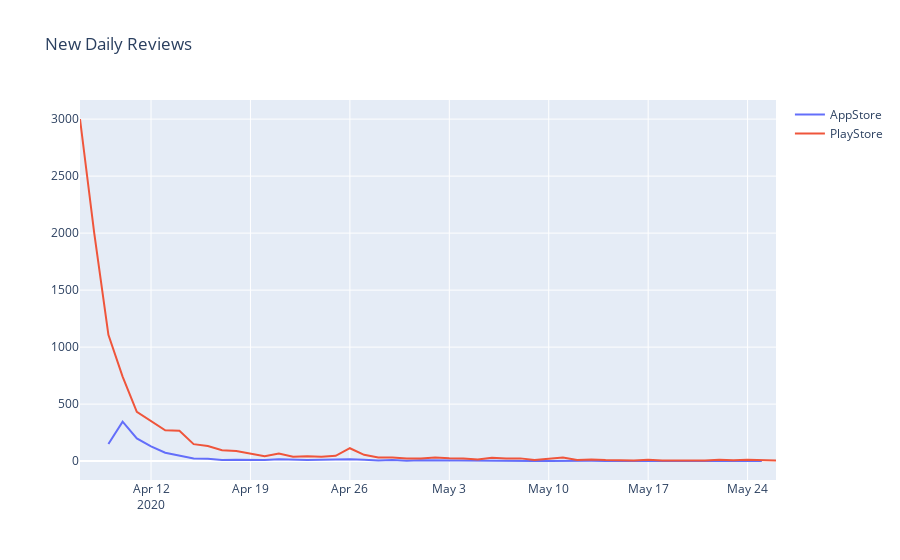

The notebook cell saved with this chart:
### Code cell
import plotly.graph_objects as go
fig = go.Figure(
    data=[go.Scatter(x=appS_by_day.count()['date'].index.values,
                     y=appS_by_day.count()['date'], name='AppStore'),
         go.Scatter(x=playS_by_day.count()['date'].index.values,
                     y=playS_by_day.count()['date'], name='PlayStore')],
    layout_title_text="New Daily Reviews"
)
fig.show()

### Figure 1 — Plotly figure (JSON) as saved in the notebook; plotly's stock layout.template omitted (floating-point values rounded to 4 significant figures)
{"data": [{"name": "AppStore", "type": "scatter", "x": ["2020-04-09", "2020-04-10", "2020-04-11", "2020-04-12", "2020-04-13", "2020-04-14", "2020-04-15", "2020-04-16", "2020-04-17", "2020-04-18", "2020-04-19", "2020-04-20", "2020-04-21", "2020-04-22", "2020-04-23", "2020-04-24", "2020-04-25", "2020-04-26", "2020-04-27", "2020-04-28", "2020-04-29", "2020-04-30", "2020-05-01", "2020-05-02", "2020-05-03", "2020-05-04", "2020-05-05", "2020-05-06", "2020-05-07", "2020-05-08", "2020-05-09", "2020-05-10", "2020-05-11", "2020-05-12", "2020-05-13", "2020-05-14", "2020-05-15", "2020-05-16", "2020-05-17", "2020-05-19", "2020-05-20", "2020-05-21", "2020-05-22", "2020-05-25"], "y": [150, 346, 199, 129, 74, 46, 23, 20, 10, 13, 10, 10, 17, 13, 10, 12, 14, 17, 11, 5, 9, 3, 8, 8, 6, 6, 8, 3, 2, 3, 2, 1, 3, 1, 3, 2, 2, 1, 1, 3, 2, 3, 2, 1]}, {"name": "PlayStore", "type": "scatter", "x": ["2020-04-07", "2020-04-08", "2020-04-09", "2020-04-10", "2020-04-11", "2020-04-12", "2020-04-13", "2020-04-14", "2020-04-15", "2020-04-16", "2020-04-17", "2020-04-18", "2020-04-19", "2020-04-20", "2020-04-21", "2020-04-22", "2020-04-23", "2020-04-24", "2020-04-25", "2020-04-26", "2020-04-27", "2020-04-28", "2020-04-29", "2020-04-30", "2020-05-01", "2020-05-02", "2020-05-03", "2020-05-04", "2020-05-05", "2020-05-06", "2020-05-07", "2020-05-08", "2020-05-09", "2020-05-10", "2020-05-11", "2020-05-12", "2020-05-13", "2020-05-14", "2020-05-15", "2020-05-16", "2020-05-17", "2020-05-18", "2020-05-19", "2020-05-20", "2020-05-21", "2020-05-22", "2020-05-23", "2020-05-24", "2020-05-25", "2020-05-26"], "y": [3001, 2003, 1108, 742, 432, 348, 270, 266, 149, 132, 95, 88, 66, 43, 66, 39, 43, 39, 46, 113, 55, 32, 31, 23, 22, 31, 25, 24, 14, 30, 24, 24, 9, 22, 31, 9, 15, 9, 9, 5, 13, 6, 6, 6, 6, 13, 7, 11, 11, 5]}], "layout": {"title": {"text": "New Daily Reviews"}}}
